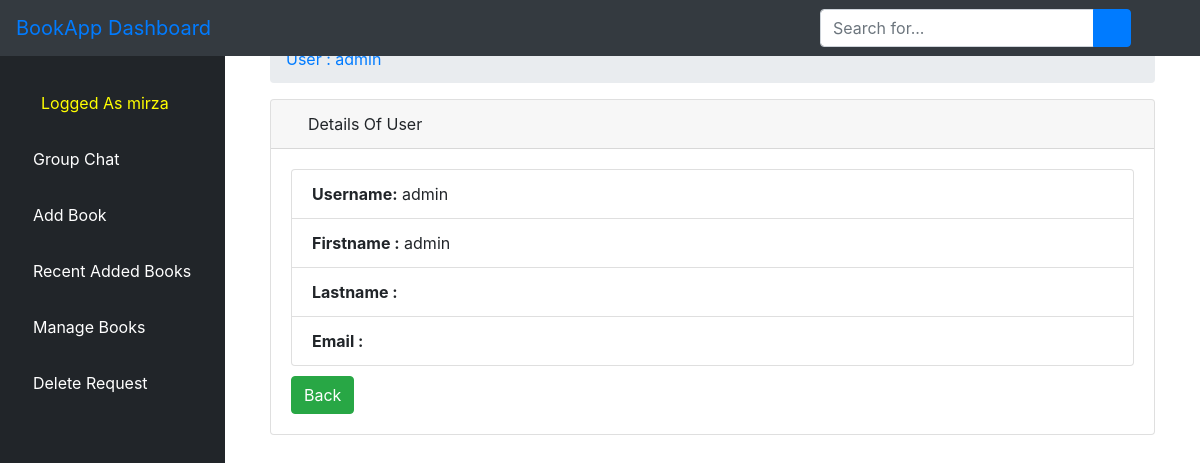
The app's page /user_details/1/ (signed in) with its own data.
### bookstore/models.py (models this page shows)
class User(AbstractUser):
    is_publisher = models.BooleanField(default=False)
    is_librarian = models.BooleanField(default=False)
    is_admin = models.BooleanField(default=False)
    class Meta:
        swappable = "AUTH_USER_MODEL"

### bookstore/views.py (the view)
# urls.py: path("user_details/<str:pk>/",views.user_details,name="user_details"),
@login_required(login_url='login')
def user_details(request,pk):
    user = User.objects.get(pk=pk)
    context = {"object":user}
    return render(request, 'dashboard/user_details.html',context)

### bookstore/templates/dashboard/user_details.html (shortened to what this page needs)
{% extends 'dashboard/base.html' %}
{% load static %}
{% block body %}
<div class="container-fluid">
        <div class="row">
          <div class="col-12 mb-3">
          <div class="col-12 mb-3">
              <div id="content-wrapper">
        <div class="container-fluid">
            <ol class="breadcrumb">
                <li class="breadcrumb-item">
                    <a href="">User : {{ object.username }} </a>
            </ol>
            <div class="card mb-3">
                <div class="card-header">
                    <i class="fas fa-table text-warning"></i>
                    Details Of User
                </div>
                <div class="card-body">
 <div class="row">
        <div class="col-12">
            <ul class="list-group">
              <li class="list-group-item"><strong>Username:</strong> {{ object.username }}</li>
              <li class="list-group-item"><strong>Firstname :</strong> {{ object.first_name }}</li>
              <li class="list-group-item"><strong>Lastname :</strong> {{ object.last_name }}</li>
              <li class="list-group-item"><strong>Email :</strong> {{ object.email }}</li>
            </ul>
        </div>
    </div>
    <div class="row top-buffer" style="padding-top: 10px">
        <div class="col-12">
                <a href="{% url 'users' %}"><button type="button" class="btn btn-success">Back</button></a>
        </div>
    </div>
          </div>
        </div>
      </div>
    </div>
{% endblock %}

### bookstore/templates/dashboard/base.html (shortened to what this page needs)
  {% load static %}
<!DOCTYPE html>
<html lang="en">
<head>
    {% load static %}
    <link href="{% static 'vendor/fontawesome-free/css/all.min.css' %}" rel="stylesheet" type="text/css">
       <link rel="stylesheet" href="{% static 'assets/css/bootstrap.min.css' %}">
      <link rel="stylesheet" href="{% static 'assets/fonts/font-awesome-4.7.0/css/font-awesome.min.css' %}">
    <link href="{% static 'vendor/datatables/dataTables.bootstrap4.css' %}" rel="stylesheet">
    <link rel="stylesheet" type="text/css" href="{% static 'css/master.css' %}">
    <link href="{% static 'css/sb-admin.css' %}" rel="stylesheet">
</head>
<body id="page-top">
<nav class="navbar navbar-expand navbar-dark bg-dark fixed-top">
    <a class="navbar-brand mr-1 text-primary" href="">BookApp Dashboard</a>
    <button class="btn btn-link btn-sm text-white order-1 order-sm-0" id="sidebarToggle" href="#">
        <i class="fas fa-bars"></i>
    </button>
      <form class="d-none d-md-inline-block form-inline ml-auto mr-0 mr-md-3 my-2 my-md-0" action="">
        <div class="input-group">
            <input type="text" class="form-control" name="query" placeholder="Search for..." aria-label="Search" aria-describedby="basic-addon2">
            <div class="input-group-append">
                <button class="btn btn-primary" type="submit">
                    <i class="fas fa-search"></i>
                </button>
            </div>
        </div>
    </form>
    <ul class="navbar-nav ml-auto ml-md-0">
        <li class="nav-item dropdown no-arrow">
            <a class="nav-link dropdown-toggle" href="#" id="userDropdown" role="button" data-toggle="dropdown" aria-haspopup="true" aria-expanded="false">
                <i class="fas fa-user-circle fa-fw text-primary"></i>
            </a>
        </li>
    </ul>
</nav>
<div id="wrapper" style="padding-top: 19px">
<ul class="sidebar navbar-nav">
{% if request.user.is_superuser %}
    <li class="nav-item active">
        <a class="nav-link" href="">
            <i class="fas fa-fw fa-tachometer-alt"></i>
            <span>Admin Dashboard</span>
        </a>
    </li>
    <li class="nav-item active">
        <a class="nav-link" href="">
            <i class="fas fa-user-circle fa-fw text-warning"></i>
            <span style="color: yellow">Logged As {{ request.user.username }}</span>
        </a>
    </li>
    <li class="nav-item">
        <a class="nav-link" href="{% url 'chat_list' %}">
            <i class="fas fa-book text-primary"></i>
            <span style="color: white">Group Chat</span>
        </a>
    </li>
        <li class="nav-item">
        <a class="nav-link" href="{% url 'post_book' %}">
            <i class="fas fa-book text-primary"></i>
            <span style="color: white">Add Book</span>
        </a>
    </li>
    <li class="nav-item">
        <a class="nav-link" href="{% url 'recent_added_book' %}">
            <i class="fas fa-book text-primary"></i>
            <span style="color: white">Recent Added Books</span>
        </a>
    </li>
      <li class="nav-item">
        <a class="nav-link" href="">
            <i class="fas fa-book text-primary"></i>
            <span style="color: white">Manage Books</span>
        </a>
    </li>
     <li class="nav-item">
        <a class="nav-link" href="{% url 'delete_requests' %}">
            <i class="fas fa-book text-primary"></i>
            <span style="color: white">Delete Request</span>
        </a>
    </li>
     <li class="nav-item">
        <a class="nav-link" href="{% url 'feedbacks' %}">
            <i class="fas fa-book text-primary"></i>
            <span style="color: white">User Feedback</span>
        </a>
    </li>
     <li class="nav-item">
        <a class="nav-link" href="{% url 'users' %}">
            <i class="fas fa-user text-primary"></i>
            <span style="color: white">Manage Users</span>
        </a>
    </li>
</ul>
{% elif request.user.is_librarian %}
<li class="nav-item active">
    <a class="nav-link" href="{% url 'librarian' %}">
        <span>Librarian Dashboard</span>
    </a>
</li>
<li class="nav-item active">
    <a class="nav-link" href="">
        <i class="fas fa-user-circle fa-fw text-warning"></i>
        <span style="color: yellow">Logged As {{ request.user.username }}</span>
    </a>
</li>
  <li class="nav-item">
    <a class="nav-link" href="{% url 'chat_list' %}">
        <i class="fas fa-book text-primary"></i>
        <span style="color: white">Group Chat</span>
    </a>
</li>
    <li class="nav-item">
    <a class="nav-link" href="{% url 'post_book' %}">
        <i class="fas fa-book text-primary"></i>
        <span style="color: white">Add Book</span>
    </a>
</li>
<li class="nav-item">
    <a class="nav-link" href="{% url 'recent_added_book' %}">
        <i class="fas fa-book text-primary"></i>
        <span style="color: white">Recent Added Books</span>
    </a>
</li>
  <li class="nav-item">
    <a class="nav-link" href="{% url 'manage_books' %}">
        <i class="fas fa-book text-primary"></i>
        <span style="color: white">Manage Books</span>
    </a>
</li>
 <li class="nav-item">
    <a class="nav-link" href="{% url 'delete_requests' %}">
        <i class="fas fa-book text-primary"></i>
        <span style="color: white">Delete Request</span>
    </a>
</li>
</ul>
{% endif %}
    {% block body %}{% endblock %}
</div>

### static/css/master.css (style rules this page uses)
html { scroll-behavior: smooth; }
li { list-style-type: none; }

### bookstore/templates/dashboard/base.html (style rules this page uses)
body { display: flex; flex-direction: column; min-height: 100vh; }

### records on screen
User: user.username "mirza"
User: username "admin", first_name "admin"
